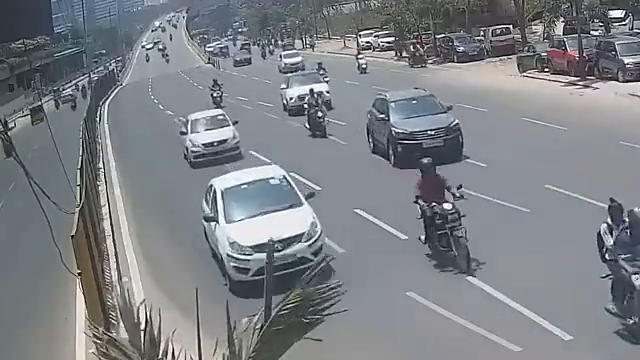
#> input picture frame 88 of Standard-Data/road_video.mp4, 640 x 360 px
$ jupyter execute object_tracking.ipynb
#> lines starting #> are read from the running program, lines starting #| are printed output that depends on the picture; after the words box and inside, x2 and y2 are one past the last pixel; in counts of white or black regions, pixels touching at a corner belong together
[cell 1]
import cv2

[cell 2]
def track_object(video_path):
#> called with video_path = 'road_video.mp4'
    cap = cv2.VideoCapture(video_path)

    # Step b: Create background subtractor
    background_subtractor = cv2.createBackgroundSubtractorMOG2()

    # Initialize variables for object tracking
    object_id = 0
    objects = {}  # Dictionary to store centroids of objects

    while True:
        ret, frame = cap.read()
#> frame is the input picture: shape (360, 640, 3); mean B, G, R 134.9, 130, 125.9
        if not ret:
            break

        # Step b: Apply background subtraction
        fg_mask = background_subtractor.apply(frame)
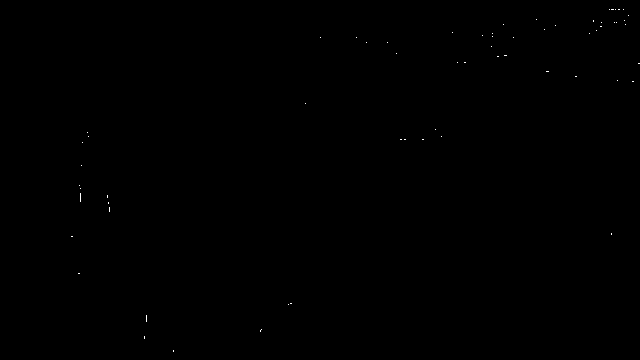
#> fg_mask: shape (360, 640); values 127 (black) and 255 (white), 0.05% white in thin lines or dots, all inside (x1, y1, x2, y2) = (71, 9, 640, 352)

        # Apply noise filtering
        fg_mask = cv2.erode(fg_mask, None, iterations=2)
#> fg_mask: shape (360, 640); every value is 127
        fg_mask = cv2.dilate(fg_mask, None, iterations=2)

        # Step c: Find contours
        contours, _ = cv2.findContours(
            fg_mask, cv2.RETR_EXTERNAL, cv2.CHAIN_APPROX_SIMPLE
        )
#> contours = [[[0, 0], [0, 359], [639, 359], [639, 0]]]

        # Step d: Determine centroid and assign unique object ids
        for contour in contours:
            area = cv2.contourArea(contour)
            if area > 1000:  # Adjust threshold according to your needs
                x, y, w, h = cv2.boundingRect(contour)
                centroid = (int(x + w / 2), int(y + h / 2))

                # Check if the object is new or existing
                new_object = True
                for obj_id, obj_centroid in objects.items():
                    dist = (
                        (centroid[0] - obj_centroid[0]) ** 2
                        + (centroid[1] - obj_centroid[1]) ** 2
                    ) ** 0.5
                    if dist < 50:  # Adjust distance threshold for object association
                        objects[obj_id] = centroid
                        new_object = False
                        break

                if new_object:
                    object_id += 1
                    objects[object_id] = centroid
#> this loop made 1 pass
#> (contour, area, x, y, w, h, centroid) on pass 1: ([[0, 0], [0, 359], [639, 359], [639, 0]], 229401, 0, 0, 640, 360, (320, 180))
#> after the loop, object_id = 1; objects = {1: (320, 180)}

        # Step e: Draw bounding boxes and object ids
        for obj_id, centroid in objects.items():
            cv2.putText(
                frame,
                f"ID: {obj_id}",
                (centroid[0] - 10, centroid[1] - 10),
                cv2.FONT_HERSHEY_SIMPLEX,
                0.5,
                (0, 255, 0),
                2,
            )
            cv2.circle(frame, centroid, 5, (0, 255, 0), -1)

            # Check if object has moved out of frame and delete its ID
            if (
                centroid[0] <= 0
                or centroid[0] >= frame.shape[1]
                or centroid[1] <= 0
                or centroid[1] >= frame.shape[0]
            ):
                del objects[obj_id]
#> this loop made 1 pass
#> (obj_id, centroid) on pass 1: (1, (320, 180))
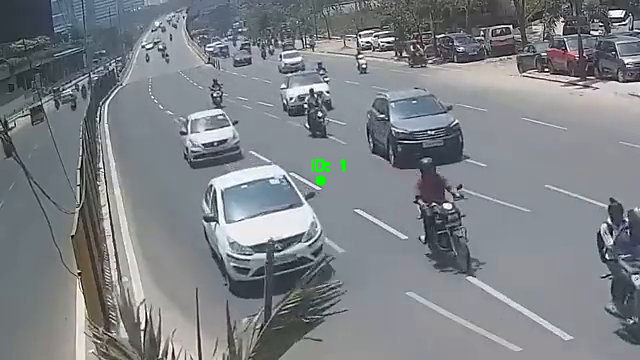
#> frame: shape (360, 640, 3); 0.12% of pixels changed, all inside (x1, y1, x2, y2) = (311, 159, 345, 186)

        cv2.imshow("Frame", frame)

        if cv2.waitKey(30) & 0xFF == ord("q"):
#> (key q is pressed here)
            break

    cap.release()
    cv2.destroyAllWindows()

$ run again, starting later in the video
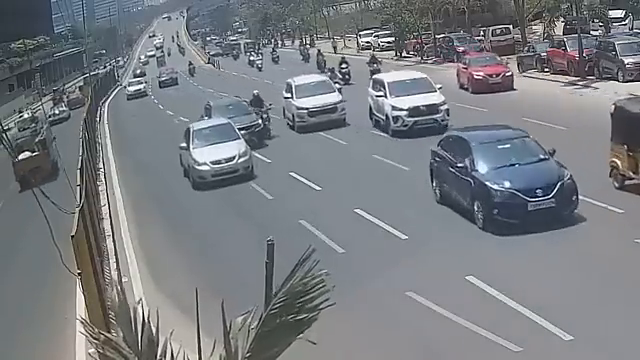
#> input picture frame 399 of Standard-Data/road_video.mp4, 640 x 360 px
#> in track_object, frame is the input picture: shape (360, 640, 3); mean B, G, R 130.5, 125.5, 121.7
#> contours = [[[0, 0], [0, 359], [639, 359], [639, 0]]]
#> the loop in track_object, `for contour in contours:` made 1 pass
#> (contour, area, x, y, w, h, centroid) on pass 1: ([[0, 0], [0, 359], [639, 359], [639, 0]], 229401, 0, 0, 640, 360, (320, 180))
#> after the loop in track_object, `for contour in contours:`: object_id = 1; objects = {1: (320, 180)}
#> the loop in track_object, `for obj_id, centroid in objects.items():` made 1 pass
#> (obj_id, centroid) on pass 1: (1, (320, 180))
#> after the loop in track_object, `for obj_id, centroid in objects.items():`:
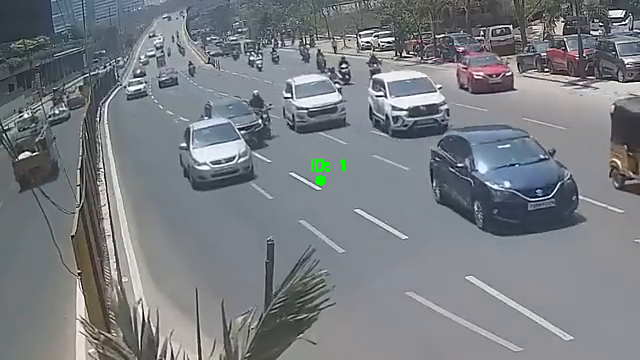
#> frame: shape (360, 640, 3); 0.12% of pixels changed, all inside (x1, y1, x2, y2) = (311, 159, 345, 186)

$ run again, starting later in the video
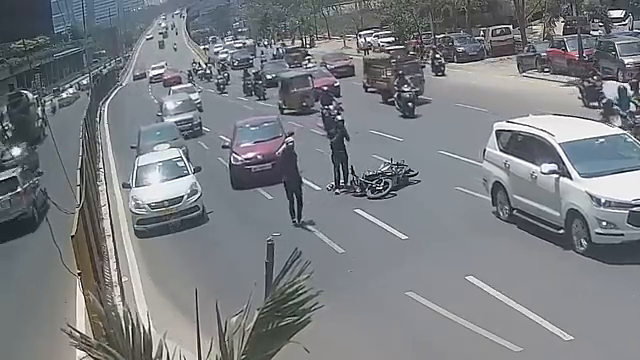
#> input picture frame 710 of Standard-Data/road_video.mp4, 640 x 360 px
#> in track_object, frame is the input picture: shape (360, 640, 3); mean B, G, R 130.2, 126, 122.3
#> contours = [[[0, 0], [0, 359], [639, 359], [639, 0]]]
#> the loop in track_object, `for contour in contours:` made 1 pass
#> (contour, area, x, y, w, h, centroid) on pass 1: ([[0, 0], [0, 359], [639, 359], [639, 0]], 229401, 0, 0, 640, 360, (320, 180))
#> after the loop in track_object, `for contour in contours:`: object_id = 1; objects = {1: (320, 180)}
#> the loop in track_object, `for obj_id, centroid in objects.items():` made 1 pass
#> (obj_id, centroid) on pass 1: (1, (320, 180))
#> after the loop in track_object, `for obj_id, centroid in objects.items():`:
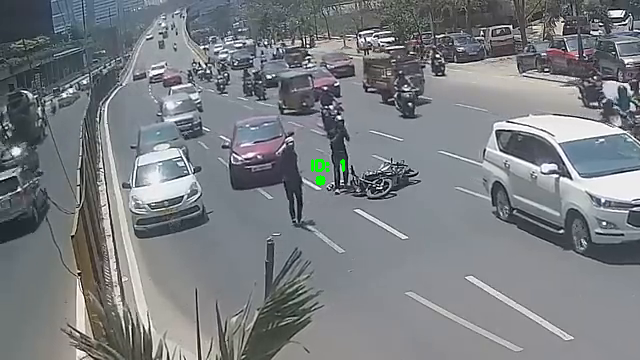
#> frame: shape (360, 640, 3); 0.12% of pixels changed, all inside (x1, y1, x2, y2) = (311, 159, 345, 186)
